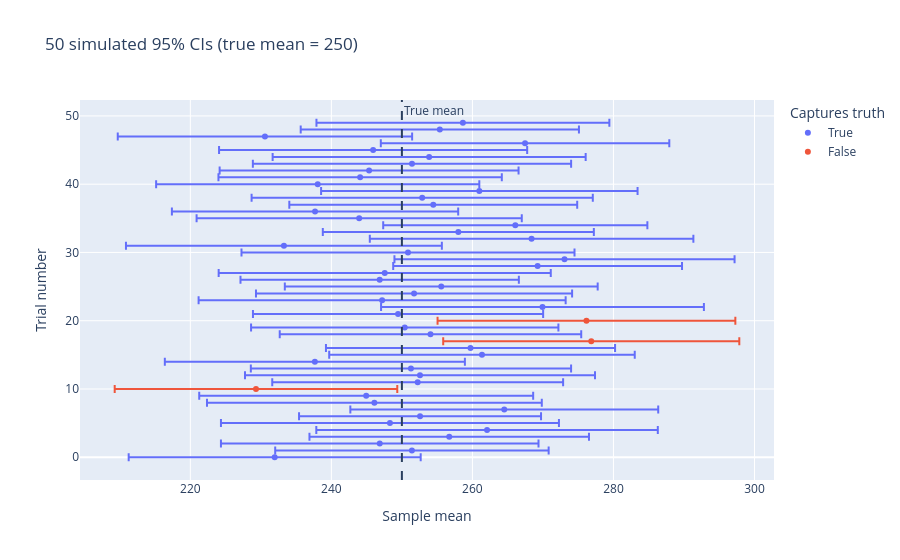

Notebook code for this chart:
### Code cell
np.random.seed(42)

n_to_plot = 50  # plot the first 50 of the 1000 simulations
fig_data = []

for i in range(n_to_plot):
    sample = np.random.normal(loc=true_mean, scale=true_std, size=sample_size)
    s_mean = sample.mean()
    s_std = sample.std(ddof=1)
    se = s_std / np.sqrt(sample_size)
    moe = 1.96 * se
    lower = s_mean - moe
    upper = s_mean + moe

    captures = lower <= true_mean <= upper

    fig_data.append({
        "trial": i,
        "lower": lower,
        "upper": upper,
        "mean": s_mean,
        "captures": captures,
    })

fig_df = pd.DataFrame(fig_data)

fig = px.scatter(
    fig_df,
    x="mean",
    y="trial",
    color="captures",
    error_x_minus=fig_df["mean"] - fig_df["lower"],
    error_x=fig_df["upper"] - fig_df["mean"],
    title=f"50 simulated 95% CIs (true mean = {true_mean})",
    labels={"mean": "Sample mean", "trial": "Trial number", "captures": "Captures truth"},
)
fig.add_vline(x=true_mean, line_dash="dash", annotation_text="True mean")
fig.show()

### Figure 1 — Plotly figure (JSON) as saved in the notebook; plotly's stock layout.template omitted (floating-point values rounded to 4 significant figures)
{"data": [{"error_x": {"array": [20.7, 19.39, 22.52, 19.82, 24.21, 23.96, 17.16, 21.83, 23.74, 23.68, 20.62, 24.82, 22.71, 21.27, 21.66, 20.5, 21.38, 21.79, 20.57, 22.89, 26.02, 22.41, 22.18, 19.74, 23.55, 20.48, 24.12, 23.61, 22.4, 22.94, 19.22, 18.73, 23.06, 20.3, 20.41, 24.19, 22.44, 22.92, 20.09, 21.19, 22.57, 22.2, 21.85, 20.45, 20.87, 19.73, 20.77], "arrayminus": [20.7, 19.39, 22.52, 19.82, 24.21, 23.96, 17.16, 21.83, 23.74, 23.68, 20.62, 24.82, 22.71, 21.27, 21.66, 20.5, 21.38, 21.79, 20.57, 22.89, 26.02, 22.41, 22.18, 19.74, 23.55, 20.48, 24.12, 23.61, 22.4, 22.94, 19.22, 18.73, 23.06, 20.3, 20.41, 24.19, 22.44, 22.92, 20.09, 21.19, 22.57, 22.2, 21.85, 20.45, 20.87, 19.73, 20.77]}, "hovertemplate": "Captures truth=True<br>Sample mean=%{x}<br>Trial number=%{y}<extra></extra>", "legendgroup": "True", "marker": {"color": "#636efa", "symbol": "circle"}, "mode": "markers", "name": "True", "orientation": "v", "showlegend": true, "type": "scatter", "x": [232.0, 251.4, 246.9, 256.7, 262.1, 248.3, 252.6, 264.5, 246.1, 244.9, 252.2, 252.6, 251.3, 237.7, 261.4, 259.7, 254.1, 250.4, 249.5, 269.9, 247.2, 251.7, 255.6, 246.8, 247.6, 269.2, 273.1, 250.9, 233.3, 268.4, 258.0, 266.1, 243.9, 237.7, 254.4, 252.9, 261.0, 238.1, 244.1, 245.3, 251.4, 253.9, 245.9, 267.5, 230.6, 255.4, 258.7], "xaxis": "x", "y": [0, 1, 2, 3, 4, 5, 6, 7, 8, 9, 11, 12, 13, 14, 15, 16, 18, 19, 21, 22, 23, 24, 25, 26, 27, 28, 29, 30, 31, 32, 33, 34, 35, 36, 37, 38, 39, 40, 41, 42, 43, 44, 45, 46, 47, 48, 49], "yaxis": "y"}, {"error_x": {"array": [20.04, 20.99, 21.11], "arrayminus": [20.04, 20.99, 21.11]}, "hovertemplate": "Captures truth=False<br>Sample mean=%{x}<br>Trial number=%{y}<extra></extra>", "legendgroup": "False", "marker": {"color": "#EF553B", "symbol": "circle"}, "mode": "markers", "name": "False", "orientation": "v", "showlegend": true, "type": "scatter", "x": [229.3, 276.9, 276.2], "xaxis": "x", "y": [10, 17, 20], "yaxis": "y"}], "layout": {"annotations": [{"showarrow": false, "text": "True mean", "x": 250, "xanchor": "left", "xref": "x", "y": 1, "yanchor": "top", "yref": "y domain"}], "legend": {"title": {"text": "Captures truth"}, "tracegroupgap": 0}, "shapes": [{"line": {"dash": "dash"}, "type": "line", "x0": 250, "x1": 250, "xref": "x", "y0": 0, "y1": 1, "yref": "y domain"}], "title": {"text": "50 simulated 95% CIs (true mean = 250)"}, "xaxis": {"anchor": "y", "domain": [0, 1], "title": {"text": "Sample mean"}}, "yaxis": {"anchor": "x", "domain": [0, 1], "title": {"text": "Trial number"}}}}
